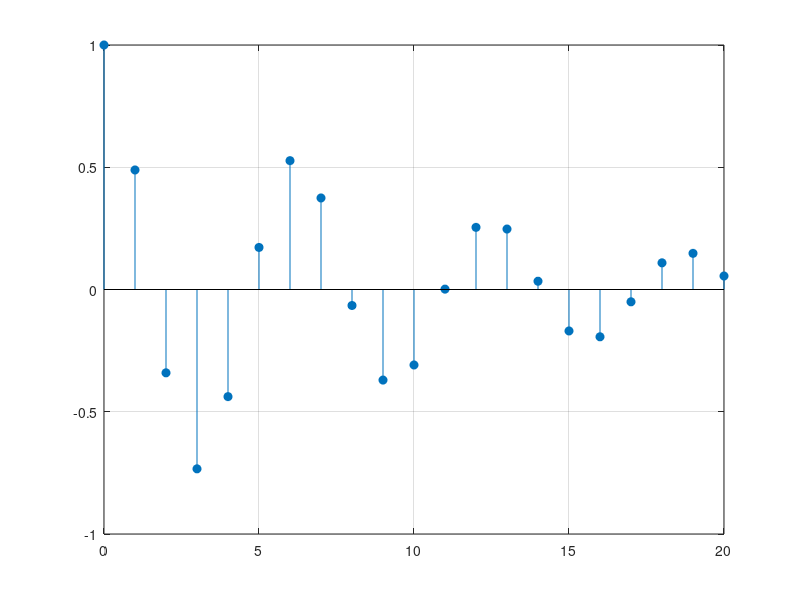

Here is the MATLAB script that generated this plot:
n = 0:20; #amostras
xn = cos(n).*exp(-0.1*n); 
figure(2);
stem(n,xn,'filled')
hold on
#plot(t,xt,':'); #t � cont�nua plotada em cima do discreto
grid on
hold off